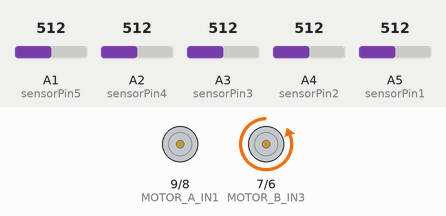
This sketch was run on a simulated Arduino Uno, built with avr-gcc and run on an emulated ATmega328P. Shown: motor-driver pin pairs drawn as motors (green arrow = first pin HIGH = forward, orange = second pin HIGH = backward, longer = more drive, scaled by the enable pin). Inputs (shaded band) come from the test bench; at power-on: A2 (sensorPin4) = 512, A1 (sensorPin5) = 512, A5 (sensorPin1) = 512, A3 (sensorPin3) = 512, A4 (sensorPin2) = 512.

Above: at 1.2 s.
1.3 s: A2 (sensorPin4) set to 690
2.8 s: A2 (sensorPin4) set to 717
At 3.2 s:
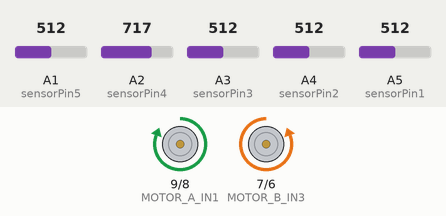
4.3 s: A1 (sensorPin5) set to 682
5.8 s: A1 (sensorPin5) set to 708
At 6.7 s:
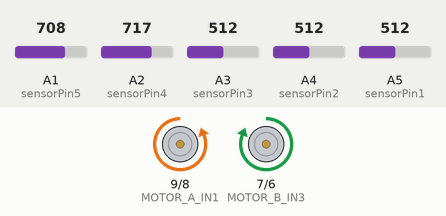
7.3 s: A5 (sensorPin1) set to 693
8.8 s: A5 (sensorPin1) set to 710
At 10.2 s:
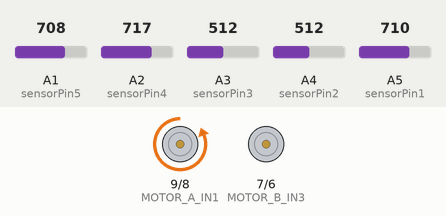
Timing chart, 0 to 11.3 s (numbered marks = the images above; inputs shaded):
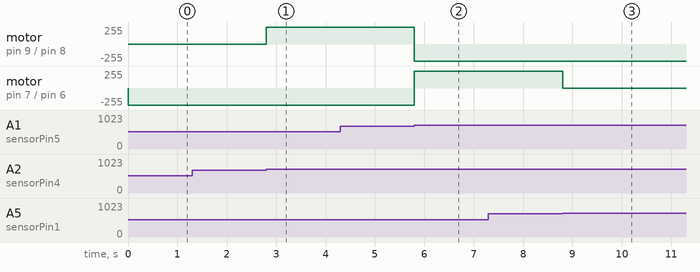

The sketch:

right.ino
```cpp
//#include <SoftwareSerial.h>


// Motor pins
const int MOTOR_A_ENA = 10; // this is right motor
const int MOTOR_A_IN1 = 9;
const int MOTOR_A_IN2 = 8;
const int MOTOR_B_IN3 = 7;
const int MOTOR_B_IN4 = 6;
const int MOTOR_B_ENB = 5; // this is left motor

// Define the pins for the TCRT5000L sensor
int sensorPin1 = A5;
int sensorPin2 = A4;
int sensorPin3 = A3;
int sensorPin4 = A2;
int sensorPin5 = A1;

// Define the threshold values for the sensors
int threshold = 700;


// Define the software serial pins
//SoftwareSerial ESPSerial(6, 7);


void setup() {
  // Set the motor pins as output
  pinMode(MOTOR_A_ENA, OUTPUT);
  pinMode(MOTOR_A_IN1, OUTPUT);
  pinMode(MOTOR_A_IN2, OUTPUT);
  pinMode(MOTOR_B_ENB, OUTPUT);
  pinMode(MOTOR_B_IN3, OUTPUT);
  pinMode(MOTOR_B_IN4, OUTPUT);

  // Set the sensor pins as input
  pinMode(sensorPin1, INPUT);
  pinMode(sensorPin2, INPUT);
  pinMode(sensorPin3, INPUT);
  pinMode(sensorPin4, INPUT);
  pinMode(sensorPin5, INPUT);

  // Initialize the software serial port
  //  ESPSerial.begin(9600);

  // Wait for the software serial port to initialize
  //  delay(1000);

}
void forward(int speed) {
  analogWrite(MOTOR_A_ENA, speed);
  digitalWrite(MOTOR_A_IN1, LOW);
  digitalWrite(MOTOR_A_IN2, HIGH);
  analogWrite(MOTOR_B_ENB, speed);
  digitalWrite(MOTOR_B_IN3, LOW);
  digitalWrite(MOTOR_B_IN4, HIGH);
}
void turn(int speedA, int speedB) {
  analogWrite(MOTOR_A_ENA, speedA);
  digitalWrite(MOTOR_A_IN1, LOW);
  digitalWrite(MOTOR_A_IN2, HIGH);
  analogWrite(MOTOR_B_ENB, speedB);
  digitalWrite(MOTOR_B_IN3, LOW);
  digitalWrite(MOTOR_B_IN4, HIGH);
}


void hardturnright(int speedA, int speedB) {
  analogWrite(MOTOR_A_ENA, speedA);
  digitalWrite(MOTOR_A_IN1, HIGH);
  digitalWrite(MOTOR_A_IN2, LOW);
  analogWrite(MOTOR_B_ENB, speedB);
  digitalWrite(MOTOR_B_IN3, LOW);
  digitalWrite(MOTOR_B_IN4, HIGH);
}
void hardturnleft(int speedA, int speedB) {
  analogWrite(MOTOR_A_ENA, speedA);
  digitalWrite(MOTOR_A_IN1, LOW);
  digitalWrite(MOTOR_A_IN2, HIGH);
  analogWrite(MOTOR_B_ENB, speedB);
  digitalWrite(MOTOR_B_IN3, HIGH);
  digitalWrite(MOTOR_B_IN4, LOW);
}

void loop() {
  // Read the sensor values
  int sensorValue1 = analogRead(sensorPin1);
  int sensorValue2 = analogRead(sensorPin2);
  int sensorValue3 = analogRead(sensorPin3);
  int sensorValue4 = analogRead(sensorPin4);
  int sensorValue5 = analogRead(sensorPin5);

  // Check if the robot is on the line
  if (sensorValue1 < threshold && sensorValue2 < threshold && sensorValue3 < threshold && sensorValue4 < threshold && sensorValue5 < threshold) {
    // Stop the robot
    turn(0, 255); //turn right slightly
  } else {
    // Calculate the position of the robot on the line

    int position = 0;

    if (sensorValue3 < threshold) {
      position = 3;
    }
    if (sensorValue2 < threshold) {
      position = 2;
    }

    if (sensorValue1 < threshold) {
      position = 1;
    }
    if (sensorValue4 < threshold) {
      position = 4;
    }
    if (sensorValue5 < threshold) {
      position = 5;
    }


    // Adjust the motor speed and direction based on the position
    if (position == 1) {
      // Turn left
      hardturnleft(255, 255);

    } else if (position == 2) {
      turn(255, 0);
    } else if (position == 3) {
      // Go straight
      forward(255);
    } else if (position == 4) {
      // Turn right slightly
      turn(0, 255);
    } else if (position == 5) {

      // Turn right
      hardturnright(255, 255);


    }
  }
}
```

Measured:
- the behaviour switches between 699 and 700 on A2 (sensorPin4) (found by bisection; images 0 and 1)
- the behaviour switches between 699 and 700 on A1 (sensorPin5) (found by bisection; images 1 and 2)
- the behaviour switches between 699 and 700 on A5 (sensorPin1) (found by bisection; images 2 and 3)
- after the input at 1.3 s, every drawn part: stays the same
- after the input at 2.8 s, motor on pin 9 (MOTOR_A_IN1) / pin 8 (MOTOR_A_IN2): stopped → forward 255/255 at once
- after the input at 4.3 s, every drawn part: stays the same
- after the input at 5.8 s, motor on pin 9 (MOTOR_A_IN1) / pin 8 (MOTOR_A_IN2): forward 255/255 → backward 255/255 at once; motor on pin 7 (MOTOR_B_IN3) / pin 6 (MOTOR_B_IN4): backward 255/255 → forward 255/255 at once
- after the input at 7.3 s, every drawn part: stays the same
- after the input at 8.8 s, motor on pin 7 (MOTOR_B_IN3) / pin 6 (MOTOR_B_IN4): forward 255/255 → stopped at once
